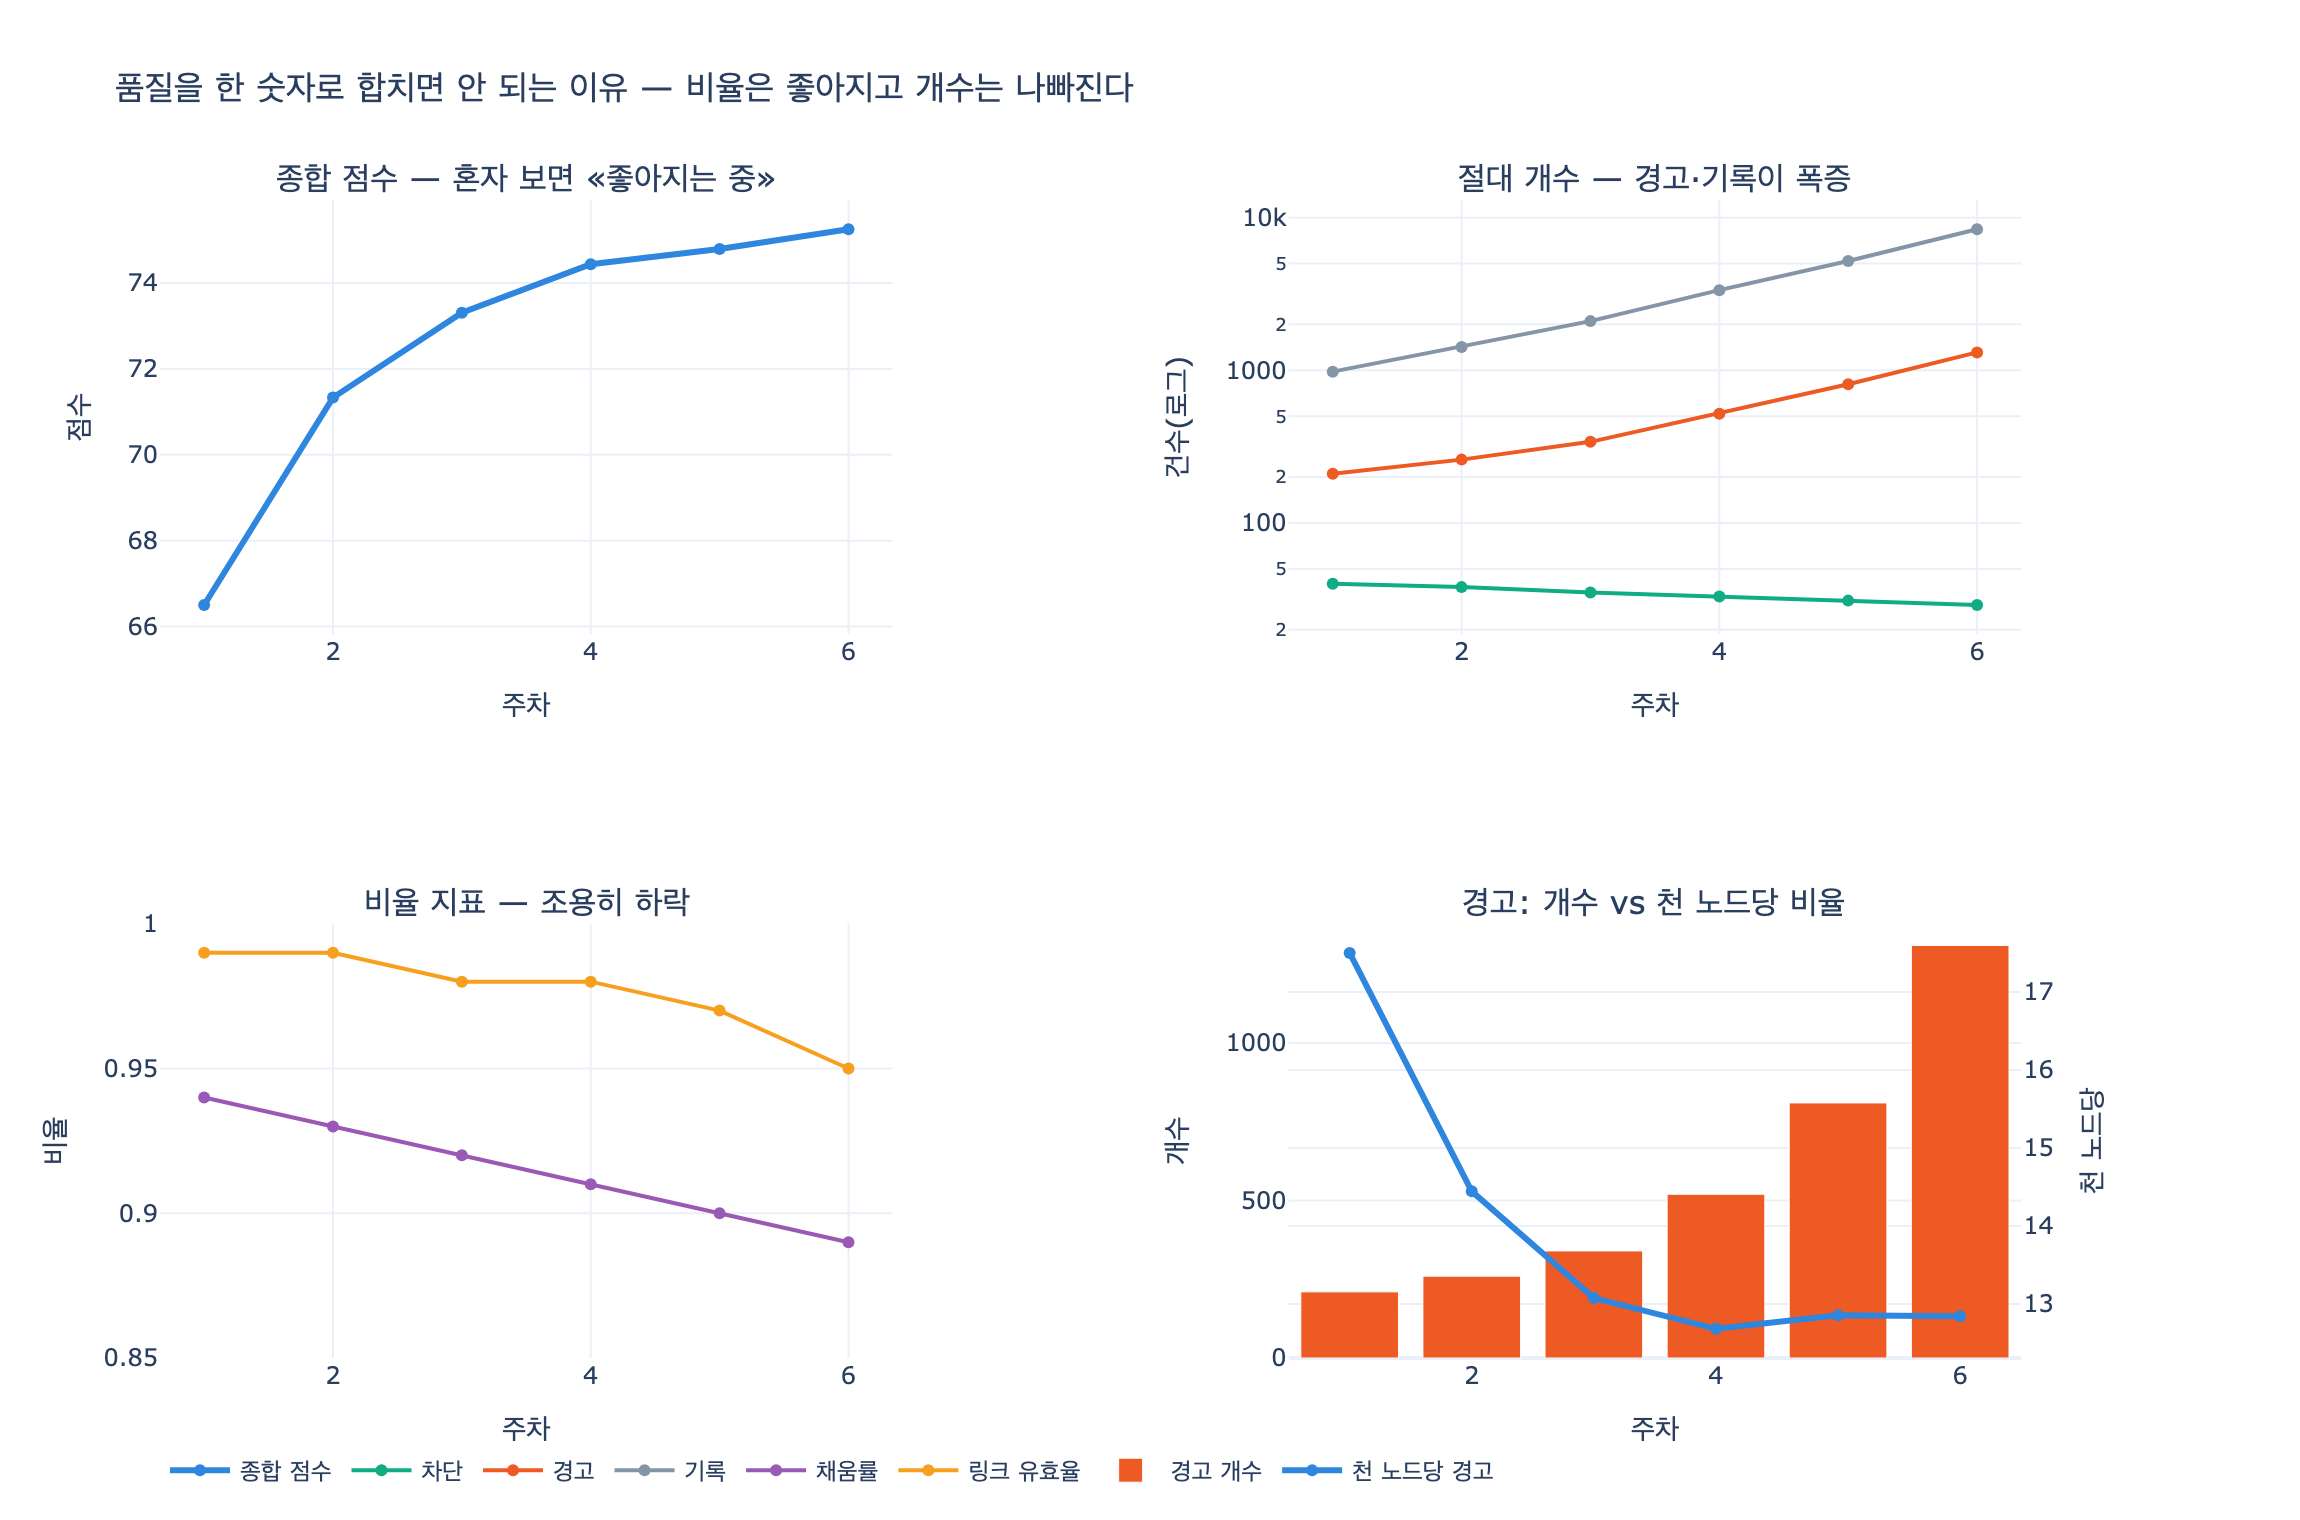

This figure's Python source:
# %% [markdown]
# # 품질을 한 숫자로 합치면 안 되는 이유
#
# 13.5절 `ex5_quality_metrics.py`를 재현하고, **왜 종합 점수가 거짓말을 하는지**를
# 수치로 분해해 본다.
#
# 핵심 문장:
#
# > 데이터가 늘면 **비율**은 좋아지고 **절대 개수**는 나빠진다. 둘 다 적어야 속지 않는다.
#
# 필요 패키지: `plotly`, `kaleido` (정적 이미지 저장용). 없으면 표 출력까지는 그대로 동작한다.

# %%
# 필요 패키지: plotly, kaleido  (pip install plotly kaleido)
from pathlib import Path


def _show(fig):
    try:
        from IPython import get_ipython

        if get_ipython() is not None:  # VSCode 셀/Jupyter에서만 렌더링
            fig.show()
    except ImportError:
        pass


HERE = Path(__file__).parent if "__file__" in globals() else Path.cwd()
print("작업 폴더:", HERE.name)
# 출력: 작업 폴더: 12d4f0ee-5bb9-4e28-a3df-1d325effaa23


# %% [markdown]
# ## 1. 6주간의 원본 지표
#
# 그래프가 커지는 중이다. 1주 12,000 노드에서 6주 102,000 노드로 8.5배.
# 같이 기록한 지표는 다섯 가지다.
#
# | 지표 | 성격 |
# |---|---|
# | 차단 위반 수 | 절대 개수 |
# | 경고 수 | 절대 개수 |
# | 기록 수 | 절대 개수 |
# | 필수 속성 채움률 | 비율 |
# | 링크 유효율 | 비율 |

# %%
# (주차, 전체 노드, 차단, 경고, 기록, 필수속성 채움률, 링크 유효율)
WEEKS = [
    (1, 12_000, 40, 210, 980, 0.94, 0.99),
    (2, 18_000, 38, 260, 1420, 0.93, 0.99),
    (3, 26_000, 35, 340, 2100, 0.92, 0.98),
    (4, 41_000, 33, 520, 3350, 0.91, 0.98),
    (5, 63_000, 31, 810, 5200, 0.90, 0.97),
    (6, 102_000, 29, 1310, 8400, 0.89, 0.95),
]

for w, n, blk, warn, info, fill, link in WEEKS:
    print(f"{w}주  노드 {n:>7,}  차단 {blk:>3}  경고 {warn:>5,}  기록 {info:>5,}  채움 {fill:.2f}  링크 {link:.2f}")
# 출력:
# 1주  노드  12,000  차단  40  경고   210  기록   980  채움 0.94  링크 0.99
# 2주  노드  18,000  차단  38  경고   260  기록 1,420  채움 0.93  링크 0.99
# 3주  노드  26,000  차단  35  경고   340  기록 2,100  채움 0.92  링크 0.98
# 4주  노드  41,000  차단  33  경고   520  기록 3,350  채움 0.91  링크 0.98
# 5주  노드  63,000  차단  31  경고   810  기록 5,200  채움 0.90  링크 0.97
# 6주  노드 102,000  차단  29  경고 1,310  기록 8,400  채움 0.89  링크 0.95


# %% [markdown]
# ## 2. 흔히 쓰는 «종합 품질 점수»
#
# 위반에 심각도 가중치를 주고, 전체 노드 수의 절반으로 나눠 100점에서 뺀다.
#
# $$\text{bad} = 10 \cdot \text{차단} + 3 \cdot \text{경고} + 1 \cdot \text{기록}$$
#
# $$\text{score} = \max\left(0,\; 100 \times \left(1 - \frac{\text{bad}}{0.5\,N}\right)\right)$$
#
# 여기서 $N$은 전체 노드 수다. 분모에 $N$이 들어간다는 게 이 절의 전부다.
# **분자(위반 개수)보다 분모(데이터 크기)가 더 빨리 자라면 점수는 자동으로 올라간다.**

# %%
def composite(row):
    """흔히 쓰는 «품질 점수» — 위반율을 뒤집어 100점 만점으로."""
    _, n, blk, warn, info, fill, link = row
    bad = blk * 10 + warn * 3 + info
    return max(0.0, 100 * (1 - bad / (n * 0.5)))


print(f"{'주':>3} {'노드':>9} {'차단':>6} {'경고':>7} {'기록':>7} {'채움률':>7} {'링크':>7} {'종합점수':>9}")
print("-" * 66)
for r in WEEKS:
    w, n, blk, warn, info, fill, link = r
    print(f"{w:>3} {n:>9,} {blk:>6} {warn:>7,} {info:>7,} {fill:>7.2f} {link:>7.2f} {composite(r):>9.1f}")
# 출력:
#   주        노드     차단      경고      기록     채움률      링크      종합점수
# ------------------------------------------------------------------
#   1    12,000     40     210     980    0.94    0.99      66.5
#   2    18,000     38     260   1,420    0.93    0.99      71.3
#   3    26,000     35     340   2,100    0.92    0.98      73.3
#   4    41,000     33     520   3,350    0.91    0.98      74.4
#   5    63,000     31     810   5,200    0.90    0.97      74.8
#   6   102,000     29   1,310   8,400    0.89    0.95      75.3


# %% [markdown]
# ## 3. 분자와 분모를 갈라 보면
#
# 종합 점수가 66.5 → 75.3으로 «좋아졌다». 그런데 분자를 보자.

# %%
print(f"{'주':>3} {'bad(가중합)':>12} {'분모 0.5N':>10} {'bad/0.5N':>10} {'점수':>7}")
print("-" * 48)
base = None
for r in WEEKS:
    w, n, blk, warn, info, _, _ = r
    bad = blk * 10 + warn * 3 + info
    if base is None:
        base = (bad, n)
    print(f"{w:>3} {bad:>12,} {int(n * 0.5):>10,} {bad / (n * 0.5):>10.4f} {composite(r):>7.1f}")

bad6 = WEEKS[-1][2] * 10 + WEEKS[-1][3] * 3 + WEEKS[-1][4]
print(f"\n분자 bad: {base[0]:,} → {bad6:,}  ({bad6 / base[0]:.2f}배)")
print(f"분모 N  : {base[1]:,} → {WEEKS[-1][1]:,}  ({WEEKS[-1][1] / base[1]:.2f}배)")
print("분모가 더 빨리 자란다 → 비율은 좋아진다. 그런데 사람이 손으로 치워야 할 일감은 6배가 됐다.")
# 출력:
#   주    bad(가중합)     분모 0.5N   bad/0.5N      점수
# ------------------------------------------------
#   1        2,010      6,000     0.3350    66.5
#   2        2,580      9,000     0.2867    71.3
#   3        3,470     13,000     0.2669    73.3
#   4        5,240     20,500     0.2556    74.4
#   5        7,940     31,500     0.2521    74.8
#   6       12,620     51,000     0.2475    75.3
#
# 분자 bad: 2,010 → 12,620  (6.28배)
# 분모 N  : 12,000 → 102,000  (8.50배)
# 분모가 더 빨리 자란다 → 비율은 좋아진다. 그런데 사람이 손으로 치워야 할 일감은 6배가 됐다.


# %% [markdown]
# ## 4. 지표를 따로 보면 방향이 제각각이다
#
# 종합 점수 하나가 감춘 것을 지표별로 펴 본다.
# 1주를 100으로 놓은 상대 변화(%)로 그리면 방향이 확연히 갈린다.

# %%
names = ["차단", "경고", "기록", "채움률", "링크유효율", "종합점수"]
idx = [2, 3, 4, 5, 6]
series = {}
for k, name in zip(idx, names[:5]):
    series[name] = [r[k] for r in WEEKS]
series["종합점수"] = [composite(r) for r in WEEKS]

print(f"{'지표':<10} {'1주':>10} {'6주':>10} {'변화':>9}  판정")
print("-" * 52)
for name, vals in series.items():
    first, last = vals[0], vals[-1]
    delta = (last / first - 1) * 100
    # 차단/경고/기록은 낮을수록 좋고, 나머지는 높을수록 좋다
    lower_is_better = name in ("차단", "경고", "기록")
    good = (delta < 0) if lower_is_better else (delta > 0)
    print(f"{name:<10} {first:>10,.2f} {last:>10,.2f} {delta:>+8.1f}%  {'좋아짐' if good else '나빠짐'}")
# 출력:
# 지표                 1주         6주        변화  판정
# ----------------------------------------------------
# 차단              40.00      29.00    -27.5%  좋아짐
# 경고             210.00   1,310.00   +523.8%  나빠짐
# 기록             980.00   8,400.00   +757.1%  나빠짐
# 채움률             0.94       0.89     -5.3%  나빠짐
# 링크유효율           0.99       0.95     -4.0%  나빠짐
# 종합점수           66.50      75.25    +13.2%  좋아짐


# %% [markdown]
# ## 5. 같은 사건을 비율로도, 개수로도 적어 보기
#
# 「경고」 하나만 두 방식으로 적어 본다. 완전히 반대 이야기가 나온다.
#
# - 비율: $\dfrac{\text{경고}}{N}$ — 1,000노드당 몇 건인가
# - 개수: 경고 그 자체 — 사람이 실제로 처리해야 할 건수

# %%
print(f"{'주':>3} {'경고 개수':>9} {'천노드당 경고':>13}")
print("-" * 30)
for w, n, blk, warn, info, fill, link in WEEKS:
    print(f"{w:>3} {warn:>9,} {warn / n * 1000:>13.2f}")
print("\n비율은 17.50 → 12.84 로 «개선».  개수는 210 → 1,310 으로 6.2배 «악화».")
print("둘 다 사실이다. 하나만 적으면 반드시 속는다.")
# 출력:
#   주     경고 개수      천노드당 경고
# ------------------------------
#   1       210         17.50
#   2       260         14.44
#   3       340         13.08
#   4       520         12.68
#   5       810         12.86
#   6     1,310         12.84
#
# 비율은 17.50 → 12.84 로 «개선».  개수는 210 → 1,310 으로 6.2배 «악화».
# 둘 다 사실이다. 하나만 적으면 반드시 속는다.


# %% [markdown]
# ## 6. 심슨의 역설과 같은 구조
#
# 이건 통계에서 말하는 **심슨의 역설**(Simpson's paradox)과 같은 함정이다.
# 부분집합별 비율은 모두 나빠졌는데, 크기가 다른 집단을 합치면 전체 비율이 좋아 보일 수 있다.
#
# 아래는 「원래 있던 더러운 도메인은 그대로인데, 크고 비교적 깨끗한 도메인이 급성장」한 상황이다.
# 두 도메인의 오류율은 **둘 다 나빠졌는데** 전체 오류율은 **좋아 보인다**.
# 그리고 실제로 고쳐야 할 건수는 3.5배가 됐다.

# %%
# (도메인, 노드 수, 오류 수)
BEFORE = [("깨끗한 도메인", 1_000, 10), ("더러운 도메인", 1_000, 300)]  # 1.0% / 30.0%
AFTER = [("깨끗한 도메인", 50_000, 750), ("더러운 도메인", 1_000, 320)]  # 1.5% / 32.0%


def rate(rows):
    n = sum(x[1] for x in rows)
    e = sum(x[2] for x in rows)
    return e / n


for label, rows in (("전", BEFORE), ("후", AFTER)):
    parts = "  ".join(f"{d}: {e / n:.2%}" for d, n, e in rows)
    print(f"{label}  {parts}   전체 오류율: {rate(rows):.2%}")

err_before = sum(x[2] for x in BEFORE)
err_after = sum(x[2] for x in AFTER)
print("\n부분집합 오류율: 1.00%→1.50%, 30.00%→32.00%.  둘 다 나빠졌다.")
print("전체 오류율:    15.50% → 2.10%.  «좋아졌다»고 보고된다.")
print(f"고쳐야 할 건수: {err_before} → {err_after}  ({err_after / err_before:.1f}배).")
print("한 숫자로 합치는 순간 이 셋 중 마지막 둘이 사라진다.")
# 출력:
# 전  깨끗한 도메인: 1.00%  더러운 도메인: 30.00%   전체 오류율: 15.50%
# 후  깨끗한 도메인: 1.50%  더러운 도메인: 32.00%   전체 오류율: 2.10%
#
# 부분집합 오류율: 1.00%→1.50%, 30.00%→32.00%.  둘 다 나빠졌다.
# 전체 오류율:    15.50% → 2.10%.  «좋아졌다»고 보고된다.
# 고쳐야 할 건수: 310 → 1070  (3.5배).
# 한 숫자로 합치는 순간 이 셋 중 마지막 둘이 사라진다.


# %% [markdown]
# ## 7. 시각화 — 한 장에 겹쳐 놓으면 거짓말이 보인다
#
# 왼쪽 위: 종합 점수 혼자 우상향.
# 오른쪽 위: 절대 개수는 폭증.
# 왼쪽 아래: 비율 지표는 완만히 하락.
# 오른쪽 아래: 경고를 «개수»와 «천 노드당»으로 나란히.

# %%
try:
    import plotly.graph_objects as go
    from plotly.subplots import make_subplots

    weeks = [r[0] for r in WEEKS]
    nodes = [r[1] for r in WEEKS]
    blocks = [r[2] for r in WEEKS]
    warns = [r[3] for r in WEEKS]
    infos = [r[4] for r in WEEKS]
    fills = [r[5] for r in WEEKS]
    links = [r[6] for r in WEEKS]
    scores = [composite(r) for r in WEEKS]
    warn_per_k = [w / n * 1000 for w, n in zip(warns, nodes)]

    fig = make_subplots(
        rows=2,
        cols=2,
        subplot_titles=(
            "종합 점수 — 혼자 보면 «좋아지는 중»",
            "절대 개수 — 경고·기록이 폭증",
            "비율 지표 — 조용히 하락",
            "경고: 개수 vs 천 노드당 비율",
        ),
        specs=[[{}, {}], [{}, {"secondary_y": True}]],
    )

    fig.add_trace(
        go.Scatter(x=weeks, y=scores, mode="lines+markers", name="종합 점수", line=dict(color="#2E86DE", width=3)),
        row=1,
        col=1,
    )
    fig.add_trace(
        go.Scatter(x=weeks, y=blocks, mode="lines+markers", name="차단", line=dict(color="#10AC84")), row=1, col=2
    )
    fig.add_trace(
        go.Scatter(x=weeks, y=warns, mode="lines+markers", name="경고", line=dict(color="#EE5A24")), row=1, col=2
    )
    fig.add_trace(
        go.Scatter(x=weeks, y=infos, mode="lines+markers", name="기록", line=dict(color="#8395A7")), row=1, col=2
    )
    fig.add_trace(
        go.Scatter(x=weeks, y=fills, mode="lines+markers", name="채움률", line=dict(color="#9B59B6")), row=2, col=1
    )
    fig.add_trace(
        go.Scatter(x=weeks, y=links, mode="lines+markers", name="링크 유효율", line=dict(color="#F79F1F")), row=2, col=1
    )
    fig.add_trace(go.Bar(x=weeks, y=warns, name="경고 개수", marker_color="#EE5A24"), row=2, col=2)
    fig.add_trace(
        go.Scatter(
            x=weeks, y=warn_per_k, mode="lines+markers", name="천 노드당 경고", line=dict(color="#2E86DE", width=3)
        ),
        row=2,
        col=2,
        secondary_y=True,
    )

    fig.update_yaxes(title_text="점수", row=1, col=1)
    fig.update_yaxes(title_text="건수(로그)", type="log", row=1, col=2)
    fig.update_yaxes(title_text="비율", range=[0.85, 1.0], row=2, col=1)
    fig.update_yaxes(title_text="개수", row=2, col=2, secondary_y=False)
    fig.update_yaxes(title_text="천 노드당", row=2, col=2, secondary_y=True)
    fig.update_xaxes(title_text="주차")
    fig.update_layout(
        title_text="품질을 한 숫자로 합치면 안 되는 이유 — 비율은 좋아지고 개수는 나빠진다",
        height=760,
        width=1150,
        template="plotly_white",
        legend=dict(orientation="h", yanchor="bottom", y=-0.12),
    )

    _show(fig)

    out = HERE / "expy.png"
    fig.write_image(str(out), scale=2)
    print("저장:", out.name)
except ImportError as e:
    print("plotly/kaleido 없음 — 시각화를 건너뛴다:", e)
# 출력: 저장: expy.png


# %% [markdown]
# ## 8. 정리
#
# 1. **종합 점수의 분모는 데이터 크기다.** 데이터가 위반보다 빨리 자라면 점수는 저절로 오른다.
#    지표가 아니라 성장률을 재는 셈이 된다.
# 2. **합치면 방향이 다른 지표가 상쇄된다.** 차단 위반은 정말 줄었는데(40 → 29),
#    경고 폭증(210 → 1,310)과 링크 유효율 하락(0.99 → 0.95)이 한 숫자 안에서 서로를 지운다.
# 3. **비율만 적으면 일감의 크기를 못 본다.** 천 노드당 경고는 17.5 → 12.8로 좋아졌지만,
#    사람이 손으로 치워야 할 경고는 210건에서 1,310건이 됐다. 팀 인원은 그대로다.
# 4. **개수만 적으면 성장을 벌준다.** 데이터가 8.5배 늘었는데 경고가 6.3배만 늘었다면
#    단위 데이터당 품질은 실제로 나아진 것이다. 개수만 보면 이 개선이 안 보인다.
#
# 그래서 규칙 두 가지:
#
# > 1. 지표를 하나로 합치지 않는다. 넷이면 넷을 다 보여 준다.
# > 2. 절대 개수와 비율을 **둘 다** 적는다. 하나만 적으면 반드시 속는다.
